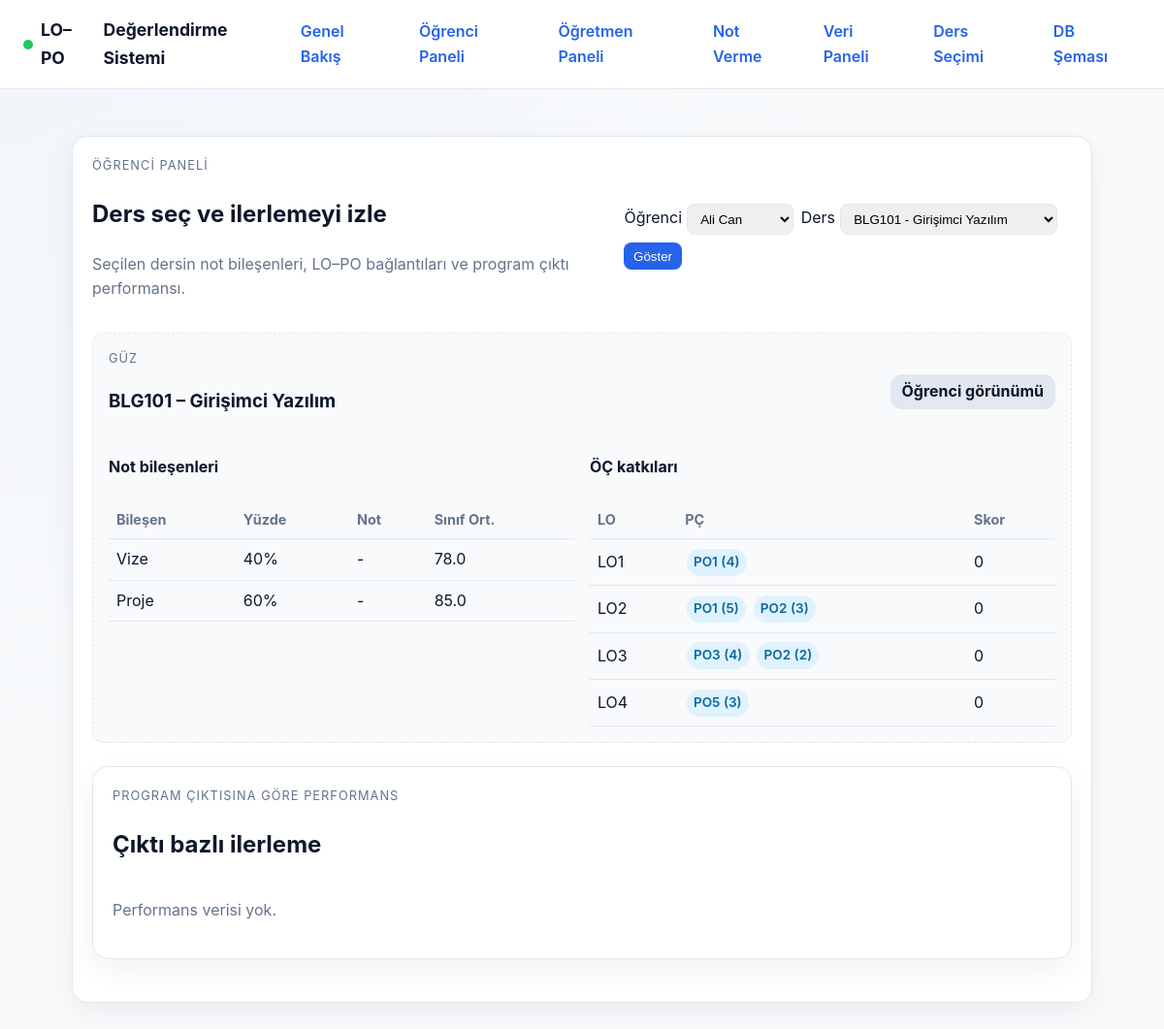
/student/, run on an earlier commit of the app's database.
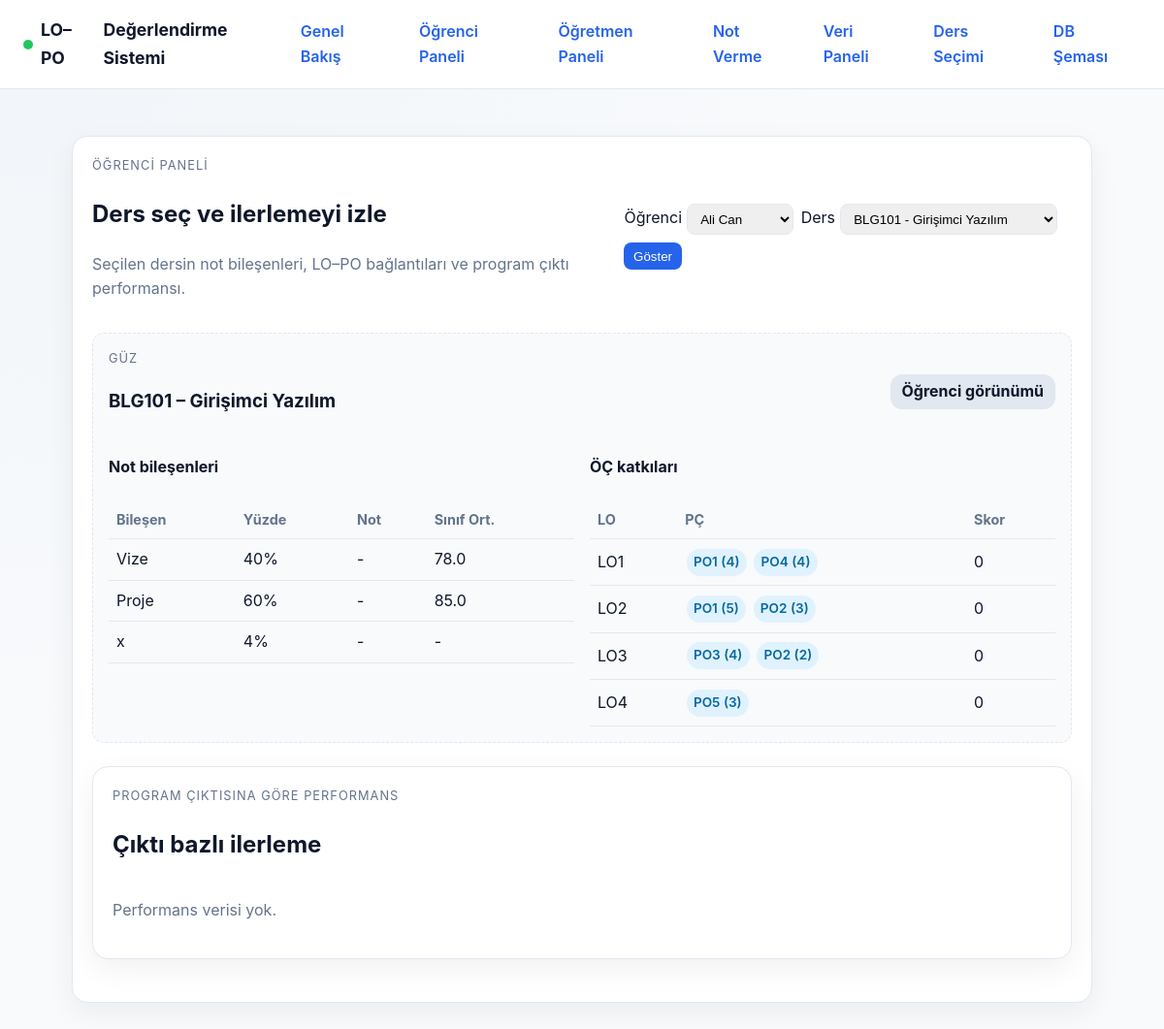
And on a later commit of the database.
### assessment/models.py (models this page shows, shortened)
class Course(models.Model):
    code = models.CharField(max_length=15)
    name = models.CharField(max_length=255)
    term = models.CharField(max_length=50, blank=True)
    class Meta:
        ordering = ["code"]

class AssessmentComponent(models.Model):
    course = models.ForeignKey(Course, related_name="assessments", on_delete=models.CASCADE)
    name = models.CharField(max_length=100)
    weight_percent = models.PositiveSmallIntegerField(
        default=0,
        validators=[MinValueValidator(0), MaxValueValidator(100)],
        help_text="Ders içi ağırlık (%)",
    )
    class Meta:
        ordering = ["course", "name"]

class LearningOutcome(models.Model):
    course = models.ForeignKey(Course, related_name="learning_outcomes", on_delete=models.CASCADE)
    code = models.CharField(max_length=10)
    description = models.TextField()
    class Meta:
        ordering = ["course__code", "code"]
        unique_together = ("course", "code")

class LearningOutcomeProgramOutcome(models.Model):
    learning_outcome = models.ForeignKey(LearningOutcome, related_name="program_links", on_delete=models.CASCADE)
    program_outcome = models.ForeignKey(ProgramOutcome, related_name="learning_links", on_delete=models.CASCADE)
    weight = models.PositiveSmallIntegerField(
        validators=[MinValueValidator(1), MaxValueValidator(5)],
        help_text="1-5 arası katkı ağırlığı",
    )
    class Meta:
        unique_together = ("learning_outcome", "program_outcome")
        verbose_name = "ÖÇ - PÇ ilişkisi"
        verbose_name_plural = "ÖÇ - PÇ ilişkileri"

class ProgramOutcome(models.Model):
    code = models.CharField(max_length=10)
    title = models.CharField(max_length=255)
    description = models.TextField(blank=True)
    class Meta:
        ordering = ["code"]

### assessment/views.py (the view)
# urls.py: path("student/", views.student_panel, name="student_panel"),
def student_panel(request):
    bootstrap_demo_data()
    students = Student.objects.all()
    courses = Course.objects.all()
    selected_student = students.filter(id=request.GET.get("student")).first() or students.first()
    selected_course = courses.filter(id=request.GET.get("course")).first() or courses.first()
    enrollment_data = []
    po_performance = []
    if selected_student and selected_course:
        enrollment = (
            Enrollment.objects.filter(student=selected_student, course=selected_course)
            .select_related("course")
            .prefetch_related("course__learning_outcomes__program_links__program_outcome")
            .first()
        )
        if enrollment:
            lo_score_map = calculate_learning_outcome_scores(enrollment)
            outcomes = []
            for lo in enrollment.course.learning_outcomes.all():
                mappings = lo.program_links.select_related("program_outcome")
                outcomes.append({"obj": lo, "mappings": mappings, "score": round(lo_score_map.get(lo.id, 0), 1)})
            enrollment_data.append(
                {
                    "course": enrollment.course,
                    "assessments": enrollment_assessment_breakdown(enrollment),
                    "learning_outcomes": outcomes,
                }
            )
            po_performance = calculate_po_performance(lo_score_map)
    context = {
        "student": selected_student,
        "students": students,
        "courses": courses,
        "selected_course": selected_course,
        "enrollments": enrollment_data,
        "po_performance": po_performance,
        "learning_outcome_links": LearningOutcomeProgramOutcome.objects.select_related(
            "learning_outcome", "program_outcome"
        ).filter(learning_outcome__course=selected_course)
        if selected_course
        else [],
    }
    return render(request, "assessment/student_panel.html", context)

### assessment/views.py (called while the page is built, shortened)
def bootstrap_demo_data():
    if Course.objects.exists():
        return

def calculate_learning_outcome_scores(enrollment: Enrollment):
    scores = {}
    contributions = (
        LearningOutcomeContribution.objects.select_related("assessment_component", "learning_outcome")
        .filter(assessment_component__course=enrollment.course)
        .all()
    )
    for contribution in contributions:
        try:
            student_score = StudentAssessment.objects.get(
                enrollment=enrollment, assessment_component=contribution.assessment_component
            ).score
        except StudentAssessment.DoesNotExist:
            continue
        comp_weight = contribution.assessment_component.weight_percent / 100
        lo_weight = contribution.contribution_percent / 100
        total = scores.get(contribution.learning_outcome_id, 0)
        scores[contribution.learning_outcome_id] = total + student_score * comp_weight * lo_weight
    return scores

### templates/assessment/student_panel.html (shortened to what the changed rows need)
{% extends "base.html" %}
{% block content %}
<section class="panel">
    <header class="panel-header">
        <div>
            <h2>Ders seç ve ilerlemeyi izle</h2>
        </div>
    </header>
    {% if enrollments %}
        {% for enrollment in enrollments %}
        <div class="course-card">
            <header>
                <div>
                    <p class="eyebrow">{{ enrollment.course.term }}</p>
                    <h3>{{ enrollment.course.code }} – {{ enrollment.course.name }}</h3>
                </div>
                <span class="tag secondary">Öğrenci görünümü</span>
            </header>
            <div class="grid">
                <div>
                    <h4>Not bileşenleri</h4>
                    <table class="compact">
                        <thead>
                            <tr>
                                <th>Bileşen</th>
                                <th>Yüzde</th>
                                <th>Not</th>
                                <th>Sınıf Ort.</th>
                            </tr>
                        </thead>
                        <tbody>
                        {% for item in enrollment.assessments %}
                            <tr>
                                <td>{{ item.name }}</td>
                                <td>{{ item.weight }}%</td>
                                <td>{% if item.score %}{{ item.score }}{% else %}-{% endif %}</td>
                                <td>{% if item.class_avg %}{{ item.class_avg }}{% else %}-{% endif %}</td>
                            </tr>
                        {% endfor %}
                        </tbody>
                    </table>
                </div>
                <div>
                    <h4>ÖÇ katkıları</h4>
                    <table class="compact">
                        <thead>
                            <tr>
                                <th>LO</th>
                                <th>PÇ</th>
                                <th>Skor</th>
                            </tr>
                        </thead>
                        <tbody>
                        {% for lo in enrollment.learning_outcomes %}
                            <tr>
                                <td>{{ lo.obj.code }}</td>
                                <td>
                                    {% for mapping in lo.mappings %}
                                        <span class="pill small">{{ mapping.program_outcome.code }} ({{ mapping.weight }})</span>
                                    {% empty %}
                                        <span class="muted">Bağlantı yok</span>
                                    {% endfor %}
                                </td>
                                <td>{{ lo.score }}</td>
                            </tr>
                        {% endfor %}
                        </tbody>
                    </table>
                </div>
            </div>
        </div>
        {% endfor %}
        <section class="panel" id="program-performance">
            <header class="panel-header">
                <div>
                    <h2>Çıktı bazlı ilerleme</h2>
                </div>
            </header>
        </section>
    {% else %}
        <p class="muted">Seçilen ders için kayıtlı öğrenci veya not verisi yok.</p>
    {% endif %}
</section>
{% endblock %}

What changed in the data, as far as the page shows it:
added LearningOutcomeProgramOutcome: program_outcome.code "PO4", weight "4", shown under LearningOutcome "LO1"
Also different on the page:
new list line: "x 4 % - -"
